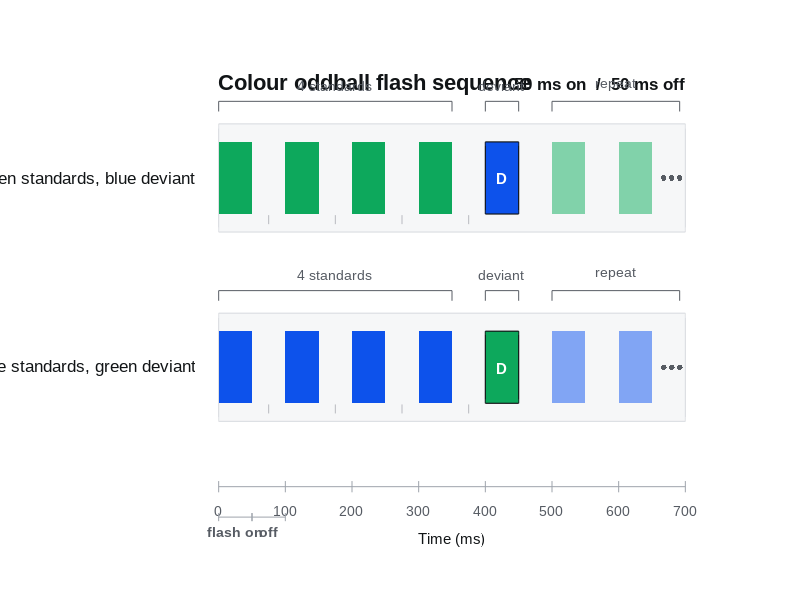
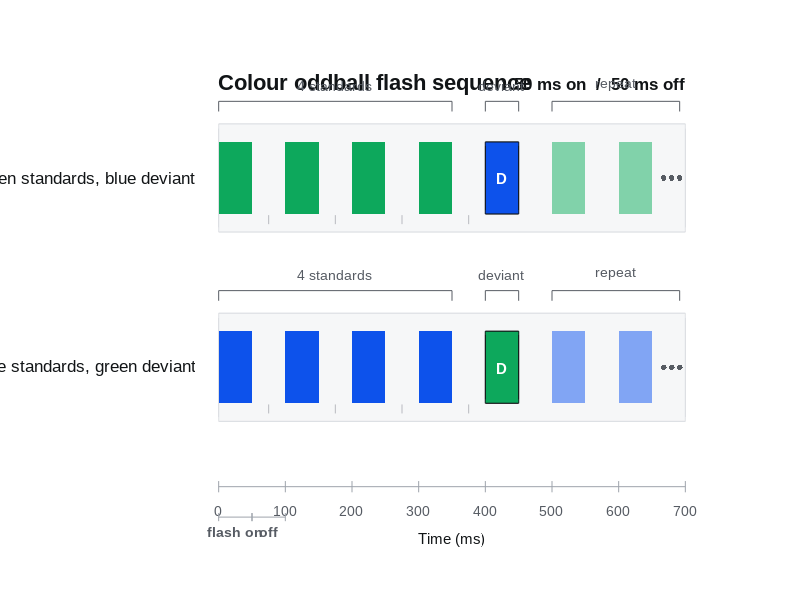
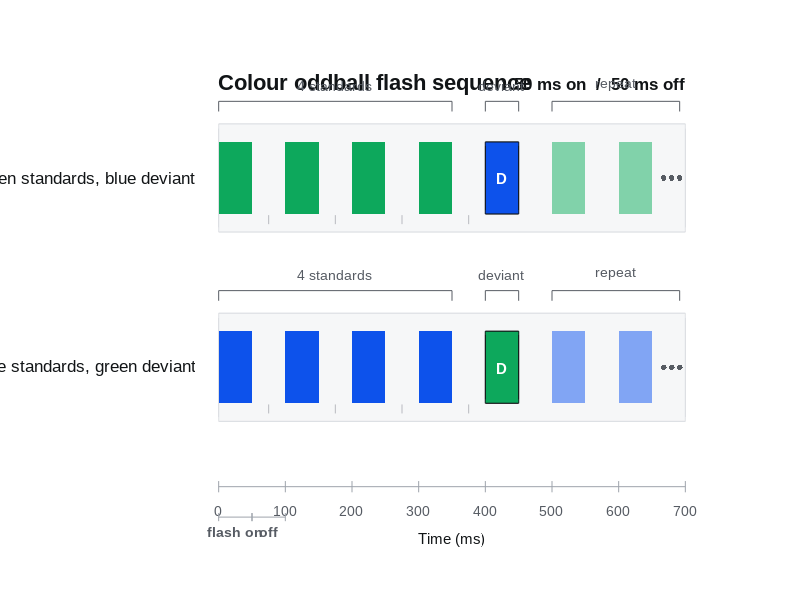

Write MATLAB code to recreate these figures, in order.
function plot_oddball_stimulus_protocol()
% PLOT_ODDBALL_STIMULUS_PROTOCOL
% Main-figure schematic of the Drosophila colour oddball protocol:
% four standard flashes followed by one deviant flash, with 50 ms on and
% 50 ms off between flashes. A faded continuation indicates repetition.

%% Settings
on_ms = 50;
off_ms = 50;
n_standard = 4;
n_flash = n_standard + 1;
n_repeat_preview = 2;
show_final_off = true;

green = [0.05 0.66 0.36];
blue = [0.05 0.32 0.92];
ink = [0.07 0.08 0.09];
muted = [0.34 0.36 0.39];
rule = [0.62 0.64 0.67];
track = [0.965 0.968 0.972];
track_edge = [0.84 0.85 0.87];

basefold = 'C:\Users\maxim\OneDrive\Desktop\PhD\Juho Code\Co-I Pipeline\CoI-pipeline\Data\';
out_dir = fullfile(basefold, 'Results', 'Stimulus_Protocol');
if ~exist(out_dir, 'dir')
    mkdir(out_dir);
end

%% Derived geometry
period_ms = on_ms + off_ms;
main_total_ms = n_flash * on_ms + (n_flash - 1 + double(show_final_off)) * off_ms;
total_ms = main_total_ms + n_repeat_preview * period_ms;

flash_onsets = (0:(n_flash + n_repeat_preview - 1)) * period_ms;
row_y = [1.42 0.58];
bar_h = 0.32;
track_h = 0.48;
rounding = 0.10;

conditions = { ...
    struct('label', 'Green standards, blue deviant', 'standard_color', green, 'deviant_color', blue), ...
    struct('label', 'Blue standards, green deviant', 'standard_color', blue, 'deviant_color', green)};

%% Figure
fig = figure('Color', 'w', 'Position', [100 100 1120 450]);
ax = axes(fig);
hold(ax, 'on');
axis(ax, 'off');

% Header.
text(ax, 0, 2.00, 'Colour oddball flash sequence', ...
    'FontName', 'Arial', 'FontSize', 16, 'FontWeight', 'bold', ...
    'Color', ink, 'HorizontalAlignment', 'left', 'VerticalAlignment', 'middle');
text(ax, total_ms, 2.00, sprintf('%d ms on  /  %d ms off', on_ms, off_ms), ...
    'FontName', 'Arial', 'FontSize', 12.5, 'FontWeight', 'bold', 'Color', ink, ...
    'HorizontalAlignment', 'right', 'VerticalAlignment', 'middle');

for r = 1:numel(conditions)
    draw_condition(ax, conditions{r}, row_y(r), flash_onsets, on_ms, off_ms, ...
        n_standard, n_flash, n_repeat_preview, main_total_ms, total_ms, ...
        bar_h, track_h, rounding, track, track_edge, ink, muted);
end

draw_time_axis(ax, total_ms, rule, muted, ink);
draw_duration_guides(ax, on_ms, off_ms, rule, muted);

xlim(ax, [-172 total_ms + 58]);
ylim(ax, [0 2.17]);

set(fig, 'Renderer', 'painters');
saveas(fig, fullfile(out_dir, 'oddball_stimulus_protocol.fig'));
print(fig, fullfile(out_dir, 'oddball_stimulus_protocol.png'), '-dpng', '-r300');
print(fig, fullfile(out_dir, 'oddball_stimulus_protocol.svg'), '-dsvg', '-painters');

fprintf('Saved oddball protocol figure to:\n%s\n', out_dir);

end

function draw_condition(ax, c, y, flash_onsets, on_ms, off_ms, n_standard, n_flash, ...
    n_repeat_preview, main_total_ms, total_ms, bar_h, track_h, rounding, track, track_edge, ink, muted)

% Soft rail behind the sequence.
rectangle(ax, 'Position', [0, y - 0.08, total_ms, track_h], ...
    'Curvature', 0.08, 'FaceColor', track, 'EdgeColor', track_edge, 'LineWidth', 0.35);

% Row label.
text(ax, -34, y + bar_h/2, c.label, ...
    'FontName', 'Arial', 'FontSize', 12, 'Color', ink, ...
    'HorizontalAlignment', 'right', 'VerticalAlignment', 'middle');

% Flashes: one full oddball cycle plus a faded start of the next cycle.
for k = 1:numel(flash_onsets)
    x0 = flash_onsets(k);
    is_preview = k > n_flash;

    if k <= n_standard || is_preview
        flash_color = c.standard_color;
        edge_color = 'none';
        line_width = 0.1;
        label_text = '';
    else
        flash_color = c.deviant_color;
        edge_color = ink;
        line_width = 0.85;
        label_text = 'D';
    end

    if is_preview
        flash_color = blend_with_white(flash_color, 0.48);
    end

    rectangle(ax, 'Position', [x0, y, on_ms, bar_h], ...
        'Curvature', rounding, 'FaceColor', flash_color, ...
        'EdgeColor', edge_color, 'LineWidth', line_width);

    if ~isempty(label_text)
        text(ax, x0 + on_ms/2, y + bar_h/2, label_text, ...
            'FontName', 'Arial', 'FontSize', 11, 'FontWeight', 'bold', ...
            'Color', 'w', 'HorizontalAlignment', 'center', 'VerticalAlignment', 'middle');
    end
end

% Dots after the faded continuation indicate the sequence keeps repeating.
ellipsis_x = flash_onsets(n_flash + n_repeat_preview) + on_ms + off_ms * 0.35;
for d = 0:2
    plot(ax, ellipsis_x + d*12, y + bar_h/2, '.', 'Color', muted, 'MarkerSize', 13);
end

% Sequence brackets.
std_start = flash_onsets(1);
std_end = flash_onsets(n_standard) + on_ms;
dev_start = flash_onsets(n_standard + 1);
dev_end = dev_start + on_ms;
preview_start = flash_onsets(n_flash + 1);
preview_end = ellipsis_x + 2*12;
bracket_y = y + bar_h + 0.18;
draw_bracket(ax, std_start, std_end, bracket_y, '4 standards', muted, 10);
draw_bracket(ax, dev_start, dev_end, bracket_y, 'deviant', muted, 10);
draw_bracket(ax, preview_start, preview_end, bracket_y, 'repeat', muted, 10);

% Small off-period marks for the full cycle.
for k = 1:(n_flash - 1)
    off_start = flash_onsets(k) + on_ms;
    x_mid = off_start + off_ms/2;
    plot(ax, [x_mid x_mid], [y - 0.045 y - 0.005], '-', ...
        'Color', [0.72 0.73 0.75], 'LineWidth', 0.35);
end
end

function draw_bracket(ax, x1, x2, y, label_text, color, font_size)
plot(ax, [x1 x2], [y y], '-', 'Color', color, 'LineWidth', 0.5);
plot(ax, [x1 x1], [y y - 0.045], '-', 'Color', color, 'LineWidth', 0.5);
plot(ax, [x2 x2], [y y - 0.045], '-', 'Color', color, 'LineWidth', 0.5);
text(ax, (x1 + x2)/2, y + 0.050, label_text, ...
    'FontName', 'Arial', 'FontSize', font_size, 'Color', color, ...
    'HorizontalAlignment', 'center', 'VerticalAlignment', 'bottom');
end

function draw_time_axis(ax, total_ms, rule, muted, ink)
axis_y = 0.21;
plot(ax, [0 total_ms], [axis_y axis_y], '-', 'Color', rule, 'LineWidth', 0.55);

tick_vals = 0:100:total_ms;
for t = tick_vals
    plot(ax, [t t], [axis_y - 0.025 axis_y + 0.025], '-', ...
        'Color', rule, 'LineWidth', 0.45);
    text(ax, t, axis_y - 0.080, sprintf('%d', t), ...
        'FontName', 'Arial', 'FontSize', 10, 'Color', muted, ...
        'HorizontalAlignment', 'center', 'VerticalAlignment', 'top');
end

text(ax, total_ms/2, axis_y - 0.20, 'Time (ms)', ...
    'FontName', 'Arial', 'FontSize', 11, 'Color', ink, ...
    'HorizontalAlignment', 'center', 'VerticalAlignment', 'top');
end

function draw_duration_guides(ax, on_ms, off_ms, rule, muted)
guide_y = 0.075;
draw_interval(ax, 0, on_ms, guide_y, 'flash on', rule, muted);
draw_interval(ax, on_ms, on_ms + off_ms, guide_y, 'off', rule, muted);
end

function draw_interval(ax, x1, x2, y, label_text, rule, muted)
plot(ax, [x1 x2], [y y], '-', 'Color', rule, 'LineWidth', 0.45);
plot(ax, [x1 x1], [y - 0.018 y + 0.018], '-', 'Color', rule, 'LineWidth', 0.45);
plot(ax, [x2 x2], [y - 0.018 y + 0.018], '-', 'Color', rule, 'LineWidth', 0.45);
text(ax, (x1 + x2)/2, y - 0.038, label_text, ...
    'FontName', 'Arial', 'FontSize', 10, 'FontWeight', 'bold', 'Color', muted, ...
    'HorizontalAlignment', 'center', 'VerticalAlignment', 'top');
end

function color_out = blend_with_white(color_in, amount)
color_out = color_in .* (1 - amount) + [1 1 1] .* amount;
end
